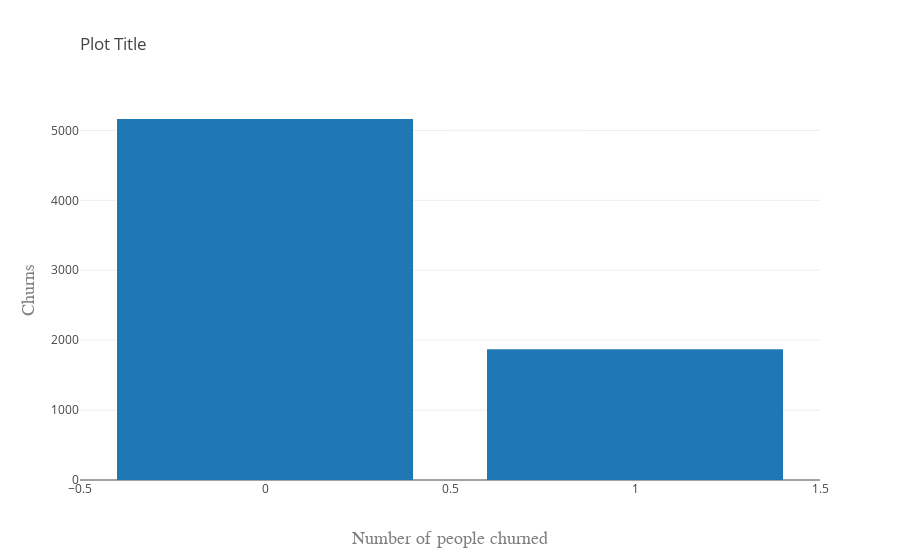

The cell this chart's notebook holds for it:
### Markdown cell above
## Data Visualization

### Code cell
layout = go.Layout(
    title=go.layout.Title(
        text='Plot Title',
        xref='paper',
        x=0
    ),
    xaxis=go.layout.XAxis(
        title=go.layout.xaxis.Title(
            text='Number of people churned',
            font=dict(
                family='Courier New, monospace',
                size=18,
                color='#7f7f7f'
            )
        )
    ),
    yaxis=go.layout.YAxis(
        title=go.layout.yaxis.Title(
            text='Churns',
            font=dict(
                family='Courier New, monospace',
                size=18,
                color='#7f7f7f'
            )
        )
    )
)

lab = df["Churn"].value_counts().keys().tolist()
val = df["Churn"].value_counts().values.tolist()

data = [go.Bar(x=lab,y=val)]

fig = go.Figure(data=data, layout=layout)
py.iplot(fig)

Not_Churned=val[0]/len(df)*100
Churned=val[1]/len(df)*100
print("              Customers Not_Churned =",Not_Churned,"%              Customers Churned =",Churned,"%")

### Figure 1 — Plotly figure (JSON) as saved in the notebook; plotly's stock layout.template omitted (floating-point values rounded to 4 significant figures)
{"data": [{"type": "bar", "uid": "75b45ee4-f0f5-479c-a217-c4d1fcf09e5f", "x": [0, 1], "y": [5163, 1869]}], "layout": {"title": {"text": "Plot Title", "x": 0, "xref": "paper"}, "xaxis": {"title": {"font": {"color": "#7f7f7f", "family": "Courier New, monospace", "size": 18}, "text": "Number of people churned"}}, "yaxis": {"title": {"font": {"color": "#7f7f7f", "family": "Courier New, monospace", "size": 18}, "text": "Churns"}}}}
